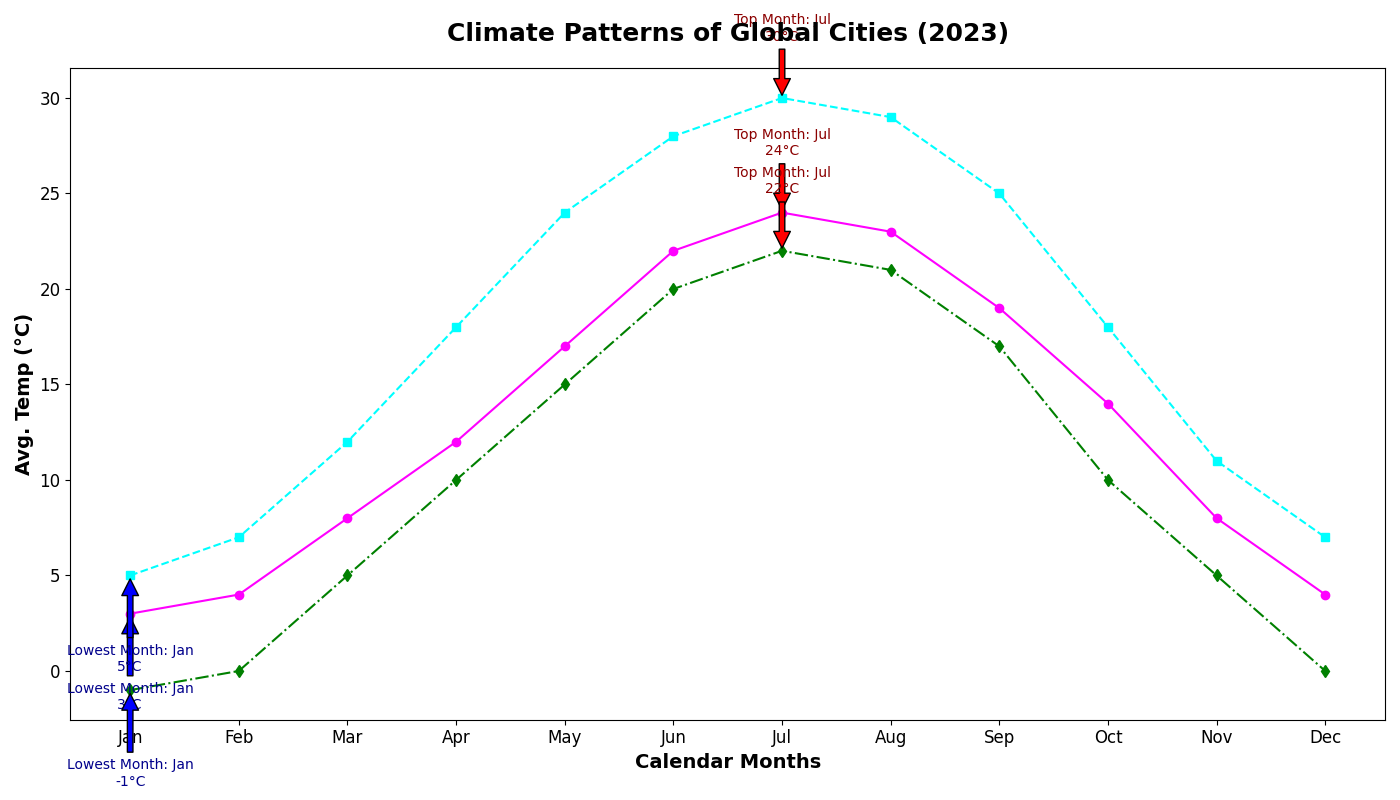

The Python source for this figure:
import matplotlib.pyplot as plt
import numpy as np

months = np.array(['Jan', 'Feb', 'Mar', 'Apr', 'May', 'Jun', 'Jul', 'Aug', 'Sep', 'Oct', 'Nov', 'Dec'])

city_a_temps = np.array([3, 4, 8, 12, 17, 22, 24, 23, 19, 14, 8, 4])
city_b_temps = np.array([5, 7, 12, 18, 24, 28, 30, 29, 25, 18, 11, 7])
city_c_temps = np.array([-1, 0, 5, 10, 15, 20, 22, 21, 17, 10, 5, 0])

fig, ax = plt.subplots(figsize=(14, 8))

ax.plot(months, city_a_temps, marker='o', linestyle='-', color='magenta')
ax.plot(months, city_b_temps, marker='s', linestyle='--', color='cyan')
ax.plot(months, city_c_temps, marker='d', linestyle='-.', color='green')

ax.set_title("Climate Patterns of Global Cities (2023)", fontsize=18, fontweight='bold', pad=20)
ax.set_xlabel("Calendar Months", fontsize=14, weight='bold')
ax.set_ylabel("Avg. Temp (°C)", fontsize=14, weight='bold')

for city_temps in [city_a_temps, city_b_temps, city_c_temps]:
    hottest_month = months[np.argmax(city_temps)]
    coldest_month = months[np.argmin(city_temps)]
    hottest_temp = np.max(city_temps)
    coldest_temp = np.min(city_temps)
    
    ax.annotate(f'Top Month: {hottest_month}\n{hottest_temp}°C', 
                xy=(hottest_month, hottest_temp), 
                xytext=(hottest_month, hottest_temp + 3), 
                arrowprops=dict(facecolor='red', shrink=0.05), 
                fontsize=10, color='darkred', ha='center')
    
    ax.annotate(f'Lowest Month: {coldest_month}\n{coldest_temp}°C', 
                xy=(coldest_month, coldest_temp), 
                xytext=(coldest_month, coldest_temp - 5), 
                arrowprops=dict(facecolor='blue', shrink=0.05), 
                fontsize=10, color='darkblue', ha='center')

plt.xticks(fontsize=12)
plt.yticks(fontsize=12)
plt.tight_layout()
plt.show()
